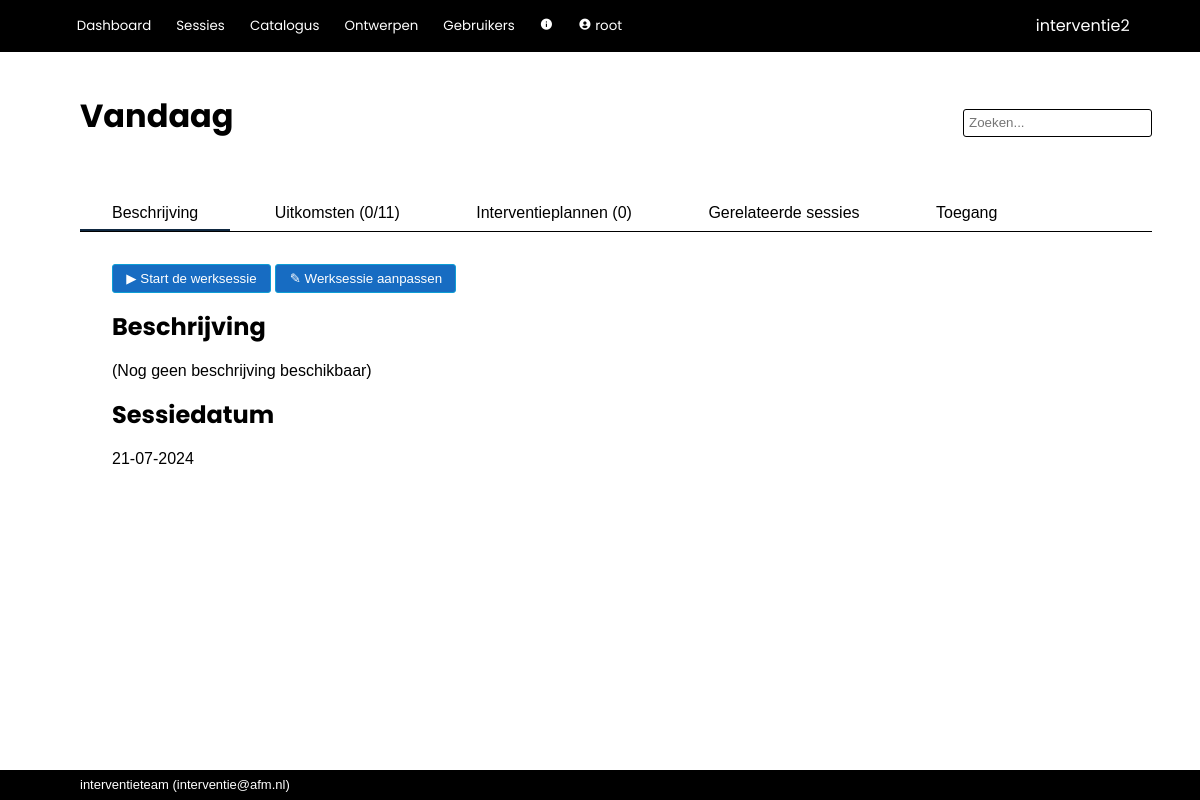
/worksession/1 (signed in), run on the app's committed database.
### interventie2/models.py (models this page shows, shortened)
class User(db.Model, UserMixin):
    __tablename__ = 'users'
    id            = db.Column(db.Integer, primary_key=True)
    name          = db.Column(db.String(80), nullable=False, unique=True)
    password      = db.Column(db.String(200), nullable=False)
    role_id       = db.Column(db.Integer, db.ForeignKey('roles.id'), nullable=False, default=4) #references roles.id
    description   = db.Column(db.String(2000), nullable=False, default="")
    email         = db.Column(db.String(254))
    link          = db.Column(db.String(1000))
    active        = db.Column(db.Boolean, nullable=False, default=True)
    date_created  = db.Column(db.DateTime(timezone=True), server_default=func.now())
    last_seen     = db.Column(db.DateTime(timezone=True), server_default=func.now())
    role = relationship('Role')
    messages = relationship('Message', back_populates='recipient', foreign_keys="Message.recipient_id", cascade='all, delete-orphan')
    messages_sent = relationship('Message', back_populates='sender', foreign_keys="Message.sender_id")
    worksession = relationship('Worksession', back_populates='creator')
    plan = relationship('Plan', back_populates='creator')
    allowed_worksessions = relationship('Worksession', secondary='worksession_access', back_populates='allowed_users')
    owned_instruments = relationship('Instrument', back_populates='owner')
    def unread_messages(self):
        return sum(1 for message in self.messages if (message.unread) and (message.deliver_after.date() <= date.today()))
    def unread_message_alert(self):
        return self.unread_messages() > 0

class Worksession(db.Model):
    __tablename__ = 'worksessions'
    id            = db.Column(db.Integer, primary_key=True)
    name          = db.Column(db.String(100), nullable=False)
    date_modified = db.Column(db.DateTime(timezone=True), server_default=func.now())
    parent_id     = db.Column(db.Integer, db.ForeignKey('worksessions.id'))
    child_description = db.Column(db.String(2000), nullable=False, default="")
    participants  = db.Column(db.String(500), nullable=False, default="")
    date          = db.Column(db.DateTime(timezone=True))
    project_number= db.Column(db.String(100))
    description   = db.Column(db.String(2000), nullable=False, default="")
    effect        = db.Column(db.String(2000), nullable=False, default="")
    link_to_page  = db.Column(db.String(1000), nullable=False, default="")
    show_instruments = db.Column(db.Boolean, default=True)
    mark_top_instruments = db.Column(db.Integer, nullable=False, default=1)
    show_rest_instruments = db.Column(db.Boolean, default=False)
    show_tags     = db.Column(db.Boolean, default=True)
    presenter_mode_zoom = db.Column(db.Numeric(3,2), nullable=False, default=1.25)
    presenter_mode_color_title = db.Column(db.String(7))
    presenter_mode_text_color_title = db.Column(db.String(7))
    presenter_mode_color_nav = db.Column(db.String(7))
    presenter_mode_text_color = db.Column(db.String(7))
    presenter_mode_text_color_nav = db.Column(db.String(7))
    presenter_mode_color_coll = db.Column(db.String(7))
    presenter_mode_text_color_coll = db.Column(db.String(7))
    presenter_mode_color_highlight = db.Column(db.String(7))
    presenter_mode_text_color_highlight = db.Column(db.String(7))
    presenter_mode_text_color_heading = db.Column(db.String(7))
    presenter_mode_background_color1 = db.Column(db.String(7))
    presenter_mode_background_color2 = db.Column(db.String(7))
    archived      = db.Column(db.Boolean, default=False)
    question_set_id = db.Column(db.Integer, db.ForeignKey('question_sets.id'))
    process_id    = db.Column(db.Integer, db.ForeignKey('processes.id'), nullable=False, default=1)
    enable_voting = db.Column(db.Boolean, default=False)
    voting_key    = db.Column(db.String(6), nullable=False, default=generate_secret_key(6))
    creator_id    = db.Column(db.Integer, db.ForeignKey('users.id'))
    secret_key    = db.Column(db.String(20), nullable=False, default=generate_secret_key())
    parent = relationship('Worksession', remote_side=[id], backref='children')
    creator = relationship('User', back_populates='worksession')
    allowed_users = relationship('User', secondary='worksession_access', back_populates='allowed_worksessions')
    answers = relationship('Answer', back_populates='worksession', cascade='all, delete-orphan')
    votes = relationship('Votes', back_populates='worksession', cascade='all, delete-orphan')
    question_set = relationship('QuestionSet')
    process = relationship('Process')
    plan = relationship('Plan', back_populates='worksession', cascade='all, delete-orphan')
    def completion(self, perc=False, raw=False, dec=0):
        given_answers = 0
        for a in self.answers:
            if a.completed():
                given_answers += 1
        if perc:
            return f'{round((given_answers/(1.0*self.question_set.size()))*100,dec)}%'
        if raw:
            return given_answers/(1.0*self.question_set.size())
        return f'{given_answers}/{self.question_set.size()}'
    def is_option_selected(self, option):
        for answer in self.answers:
            for selection in answer.selection:
                if option == selection.option:
                    return True
        return False

class Question(db.Model):
    __tablename__ = 'questions'
    id            = db.Column(db.Integer, primary_key=True)
    name          = db.Column(db.String(500), nullable=False)
    description   = db.Column(db.String(2000), nullable=False, default="")
    question_set_id = db.Column(db.Integer, db.ForeignKey('question_sets.id'))  #references question_sets.id
    allow_motivation = db.Column(db.Boolean, nullable=False, default=True)
    allow_choice  = db.Column(db.Boolean, nullable=False, default=True)
    allow_multiselect = db.Column(db.Boolean, nullable=False, default=False)
    allow_weight  = db.Column(db.Boolean, nullable=False, default=False)
    order         = db.Column(db.Integer, nullable=False, default=100)
    required_active_tags = relationship('Tag', secondary='question_required_tags')
    options = relationship('Option', cascade='all, delete-orphan')
    question_set = relationship('QuestionSet', back_populates='questions')
    @hybrid_property
    def is_category(self):
        return (not(self.allow_motivation or self.allow_choice))

### interventie2/main/routes.py (the view)
@main.route('/worksession/<int:worksession_id>', methods=['GET', 'POST'])
@login_required
def show_worksession(worksession_id):
	if not current_user.role.see_all_worksessions and current_user not in Worksession.query.get(worksession_id).allowed_users:
		return render_template('error/index.html', title='Onvoldoende rechten', message='Onvoldoende rechten om deze sessie te zien.')
	question_sets =  QuestionSet.query.order_by(QuestionSet.name)
	worksession = Worksession.query.get(worksession_id)
	related_worksessions = Worksession.query.filter_by(project_number=worksession.project_number).order_by(Worksession.name)
	advisor = Advisor(worksession=worksession, instruments=Instrument.query.all())
	to_be_hashed = f'{date.today()}{worksession.secret_key}'
	invitation_string = hashlib.sha1(to_be_hashed.encode('utf-8')).hexdigest()
	form = EditWorksessionAccessForm()
	form.user.choices = [(user.id, user.name) for user in User.query.order_by(User.name)]
	if form.validate_on_submit():
		for user_id in form.user.data:
			worksession.allowed_users.append(User.query.get(user_id))
		db.session.commit()
	elif request.method == "GET":
		pass
	return render_template('main/worksession.html',
						question_sets=question_sets,
						worksession=worksession,
						related_worksessions=related_worksessions,
						advisor=advisor,
						form=form,
						invitation_string=invitation_string)

### interventie2/main/templates/main/worksession.html (shortened to what this page needs)
{% extends 'base.html' %}
{% block page_title %}
{{ worksession.name }} {% if worksession.project_number != "" %}({{ worksession.project_number }}){% endif %}
{% endblock %}
{% block tabs %}
<div class="tab_bar">
    <button class="tablinks" onclick="switch_tab(event, 'ws_main')" id="defaultOpen">Beschrijving</button>
    <button class="tablinks" onclick="switch_tab(event, 'ws_summary')">Uitkomsten ({{ worksession.completion() }})</button>
    <button class="tablinks" onclick="switch_tab(event, 'ws_plans')">Interventieplannen ({{ worksession.plan | count }})</button>
    <button class="tablinks" onclick="switch_tab(event, 'ws_related')">Gerelateerde sessies</button>
    <button class="tablinks" onclick="switch_tab(event, 'ws_settings')">Toegang</button>
</div>
{% endblock %}
{% block body %}
<div id="ws_main" class="tabcontent text_area">
        <a href="{{ url_for('main.case', worksession_id=worksession.id) }}"><button type="button">▶︎ Start de werksessie</button></a>
        <a href="{{ url_for('main.edit_worksession', worksession_id=worksession.id) }}"><button type="button">✎ Werksessie aanpassen</button></a>
    <h1>Beschrijving
    </h1>
    {% if worksession.description | length == 0 %}
        (Nog geen beschrijving beschikbaar)
    {% endif %}
    <h1>Sessiedatum</h1>
    {{ worksession.date.strftime('%d-%m-%Y') }}
</div>
{% endblock %}

### interventie2/templates/base.html (shortened to what this page needs)
<!DOCTYPE html>
<html lang="en">
    <head>
        <link rel="stylesheet" href="{{ url_for('static', filename='css/styles.css')}}">
        <link href="https://unpkg.com/boxicons@2.1.2/css/boxicons.min.css" rel="stylesheet">
    </head>
    <body>
        {% import 'jinja_macros.html' as macro %}
        <header>
            <div class="logo">{{ config['APP_NAME'] }}</div>
            <div class="modes">
                {% if current_user.is_authenticated %}
                    <button>
                        <a href="{{ url_for('main.index') }}">Dashboard</a>
                    </button>
                    <button>
                        <a href="{{ url_for('main.worksessions') }}">Sessies</a>
                    </button>
                    <button>
                        <a href="{{ url_for('catalog.index') }}">Catalogus</a>
                    </button>
                    {% if current_user.role.edit_questionnaire %}
                        <button>
                            <a href="{{ url_for('tools.index') }}">Ontwerpen</a>
                        </button>
                    {% endif %}
                    {% if current_user.role.edit_users %}
                        <button>
                            <a href="{{ url_for('admin.index') }}">Gebruikers</a>
                        </button>
                    {% endif %}
                    {% if current_user.role.see_app_info %}
                        <button>
                            <a href="{{ url_for('admin.info') }}"><i class='bx bxs-info-circle'></i></a>
                        </button>
                    {% endif %}
                    <button>
                        <a href="{{ url_for('admin.user', id=current_user.id) }}"><i class='bx bxs-user-circle'></i>
                            {{ current_user.name }}
                        </a>
                    </button>
                {% else %}
                    <button>
                        <a href="{{ url_for('main.login') }}">Login</a>
                    </button>
                {% endif %}
            </div>
        </header>
        <nav>
            <div class="title">{% block page_title %}{% endblock %}</div>
            {% if current_user.is_authenticated %}
                <form action="/analysis/search" method="get" class="search">
                    <input id="search" type="search"  name="q" value="{{ request.args.get('q') or '' }}" placeholder="Zoeken...">
                </form>
            {% endif %}
            <div class="tabs">{% block tabs %}{% endblock %}</div>
        </nav>
        <main>
            <section>{% block body %}{% endblock %}</section>
        </main>
        <footer>{{ config['MAINTAINER'] }} (<a href="mailto:{{ config['MAINTAINER_EMAIL'] }}">{{ config['MAINTAINER_EMAIL'] }}</a>)</footer>
    </body>
</html>

### data on the page
User: name "root", MAINTAINER_EMAIL "interventie@afm.nl"
Worksession: name "Vandaag", date "21-07-2024"
Question: completion "0/11"

### other printed values
{{ config['APP_NAME'] }} "interventie2"
{{ worksession.plan | count }} "0"
{{ config['MAINTAINER'] }} "interventieteam"
